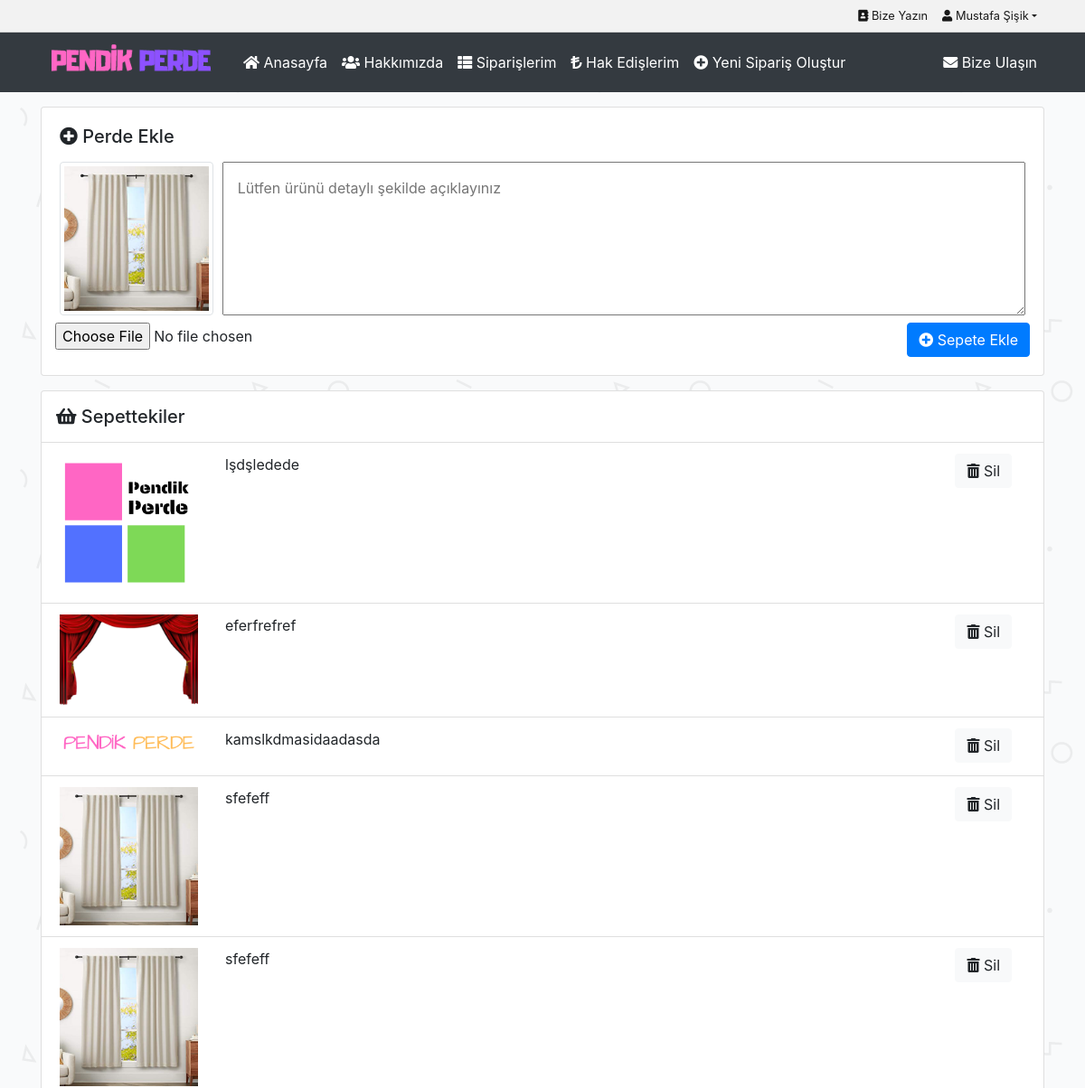
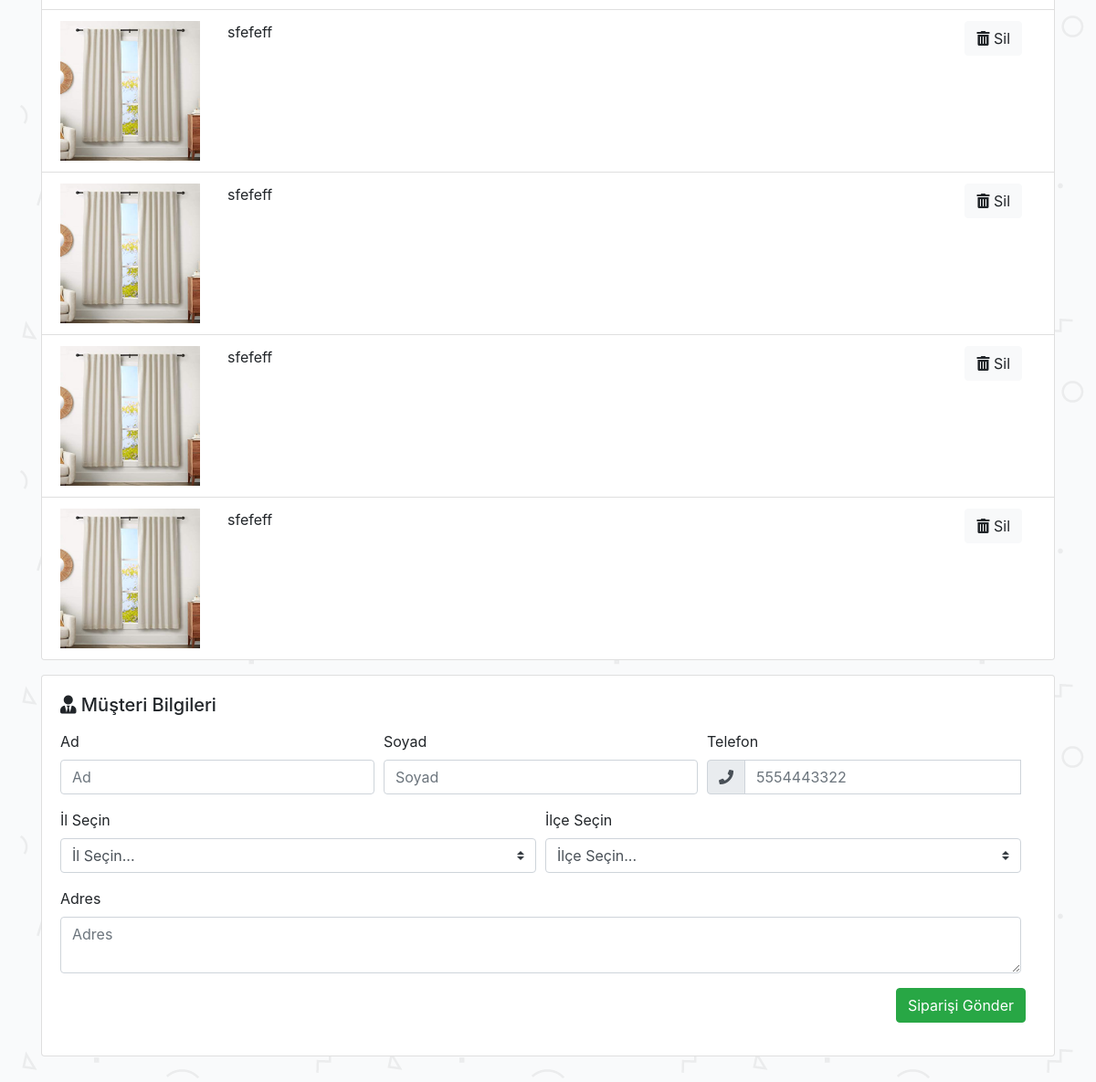
/siparis_olustur (signed in), run on the app's committed database (2 pictures, top to bottom).
### app/models.py (models this page shows)
class Product(models.Model):
    order = models.ForeignKey(Order, on_delete=models.CASCADE)
    image = models.FileField()
    description = models.TextField()
    def __str__(self):
        return self.description

### app/views.py (the view, shortened to what this page needs)
# urls.py: path('siparis_olustur', views.create_order, name='create_order'),
def create_order(request):
    template_name = "app/create_order.html"
    if request.user.is_authenticated:
        context = {}
        orders = Order.objects.filter(user=request.user, status=0).order_by('-pk')
        provinces = Province.objects.all()
        context["provinces"] = provinces
        if len(orders):
            order = orders[0]
            products = Product.objects.filter(order=order)
            context["order"] = order
            context["products"] = products
        else:
            order = Order()
            order.user = request.user
            order.status = 0
            order.save()
        return render(request, template_name, context)
    else:
        return redirect("app:index")

### app/templates/app/create_order.html (shortened to what this page needs)
{% extends 'app/base.html' %}
{% block body %}
{% load static %}
<div class="card mt-3">
    <div class="card-body">
        <h5 class="mb-3"><i class="fas fa-plus-circle"></i> Perde Ekle</h5>
        <form class="needs-validation" method="post" enctype="multipart/form-data" novalidate>
            <div class="form-row">
                <div class="col-sm-2">
                    <img id="blah" class="img-thumbnail" src="{% static 'app/images/perde.jpg' %}"/>
                </div>
                <div class="col-sm-10">
                    <textarea name="description" class="h-100 w-100 p-3" required
                              placeholder="Lütfen ürünü detaylı şekilde açıklayınız"></textarea>
                </div>
            </div>
            <div class="form-row mt-2">
                <input type="file" id="imgInp" name="image" required>
                <button type="submit" class="btn btn-primary ml-auto"><i class="fas fa-plus-circle"></i>
                    Sepete Ekle
                </button>
            </div>
        </form>
    </div>
</div>
{% if products %}
<div class="card mt-3">
    <h5 class="m-3"><i class="fas fa-shopping-basket"></i> Sepettekiler</h5>
    <ul class="list-group list-group-flush">
        {% for product in products %}
        <li class="list-group-item">
            <div class="row">
                <div class="col-sm-2">
                    <img src="{{product.image.url}}" class="w-100">
                </div>
                <div class="col-sm-8">
                    <p>{{product}}</p>
                </div>
                <div class="col-sm-2 row">
                    <form class="needs-validation ml-auto" method="post" novalidate>
                        <button class="btn btn-light" type="submit"><i class="fas fa-trash-alt"></i> Sil</button>
                    </form>
                </div>
            </div>
        </li>
        {% endfor%}
    </ul>
</div>
<div class="card mt-3 mb-5">
    <div class="card-body">
        <h5><i class="fas fa-user-tie"></i> Müşteri Bilgileri</h5>
        <form id="send_form" class="needs-validation ml-auto m-3" method="post" novalidate
              data-district_url="{% url 'app:get_districts' %}">
            <div class="form-row mb-3">
                <div class="col-md-4">
                    <label for="validationCustom01">Ad</label>
                    <input type="text" class="form-control" id="validationCustom01" name="name" placeholder="Ad"
                           required>
                </div>
                <div class="col-md-4">
                    <label for="validationCustom02">Soyad</label>
                    <input type="text" class="form-control" id="validationCustom02" name="surname"
                           placeholder="Soyad" required>
                </div>
                <div class="col-md-4">
                    <label for="validationCustomUsername">Telefon</label>
                    <div class="input-group">
                        <div class="input-group-prepend">
                                <span class="input-group-text" id="inputGroupPrepend"><i
                                        class="fas fa-phone"></i></span>
                        </div>
                        <input type="number" class="form-control" id="validationCustomUsername" name="phone"
                               placeholder="5554443322" min="5000000000" max="5999999999"
                               aria-describedby="inputGroupPrepend" required>
                    </div>
                </div>
            </div>
            <div class="form-row mb-3">
                <div class="col-md-6">
                    <label for="province">İl Seçin</label>
                    <select class="custom-select d-block w-100" name="province" id="province" required>
                        <option value="">İl Seçin...</option>
                    </select>
                </div>
                <div class="col-md-6">
                    <label for="district">İlçe Seçin</label>
                    <select class="custom-select d-block w-100" name="district" id="district" required>
                        <option value="">İlçe Seçin...</option>
                    </select>
                </div>
            </div>
            <div class="form-row mb-3">
                <div class="col-md-12">
                    <label for="address">Adres</label>
                    <textarea type="text" class="form-control" id="address" name="address"
                              placeholder="Adres" required></textarea>
                </div>
            </div>
            <div class="form-row">
                <button type="submit" class="btn btn-success ml-auto">Siparişi Gönder</button>
            </div>
        </form>
    </div>
</div>
{% endif %}
{% endblock %}

### app/templates/app/base.html (shortened to what this page needs)
<!DOCTYPE HTML PUBLIC "-//W3C//DTD HTML 4.01 Transitional//EN" "http://www.w3.org/TR/html4/loose.dtd">
<html lang="tr">
{% load static %}
<head>
    <link rel="stylesheet" href="{% static 'app/css/style.css' %}" type="text/css">
    <link rel="stylesheet" href="https://maxcdn.bootstrapcdn.com/bootstrap/4.3.1/css/bootstrap.min.css">
    <link rel="stylesheet" href="https://use.fontawesome.com/releases/v5.7.0/css/all.css"
>
</head>
<body>
{% include "parts/top_navigation.html" %}
{% include "parts/main_navigation.html" %}
<div class="container">
    {% block body %}
    {% endblock %}
</div>
</body>
</html>

### app/templates/parts/top_navigation.html (shortened to what this page needs)
<nav id="navbar-top" class="navbar navbar-expand-lg navbar-light"
     style="background-color: #f2f2f2; border-bottom: 1px solid #d2d2d2;">
    <div class="container">
        <small class="ml-auto">
            <ul class="navbar-nav">
                <li class="nav-item">
                    <a class="nav-link active" href="{% url 'app:index' %}">
                        <i class="fas fa-address-book"></i> Bize Yazın
                    </a>
                </li>
                {% if user.is_authenticated %}
                <li class="nav-item dropdown">
                    <a class="nav-link dropdown-toggle active" href="#" id="users" data-toggle="dropdown"><i
                            class="fas fa-user"></i> {{ user.first_name }} {{ user.last_name }}</a>
                </li>
                {% endif %}
            </ul>
        </small>
    </div>
</nav>

### app/templates/parts/main_navigation.html (shortened to what this page needs)
{% load static %}
<nav class="navbar navbar-expand-lg navbar-dark bg-dark">
    <div class="container">
        <a class="navbar-brand" href="{% url 'app:index' %}">
            <img src="{% static 'app/images/pendikperde.png' %}" alt="Logo" height="40px">
        </a>
        <div class="collapse navbar-collapse " id="navbarSupportedContent">
            <ul class="navbar-nav">
                <li class="nav-item">
                    <a class="nav-link active" href="{% url 'app:index' %}"><i class="fas fa-home"></i> Anasayfa</a>
                </li>
                <li class="nav-item">
                    <a class="nav-link active" href="{% url 'app:index' %}"><i class="fas fa-users"></i> Hakkımızda</a>
                </li>
                {% if user.is_authenticated %}
                <li class="nav-item">
                    <a class="nav-link active" href="{% url 'app:index' %}"><i class="fas fa-th-list"></i> Siparişlerim</a>
                </li>
                <li class="nav-item">
                    <a class="nav-link active" href="{% url 'app:index' %}"><i class="fas fa-lira-sign"></i> Hak Edişlerim</a>
                </li>
                <li class="nav-item">
                    <a class="nav-link active" href="{% url 'app:create_order' %}"><i class="fas fa-plus-circle"></i> Yeni Sipariş Oluştur</a>
                </li>
                {% endif %}
            </ul>
            <ul class="navbar-nav ml-auto">
                <li class="nav-item">
                    <a class="nav-link active" href="{% url 'app:index' %}"><i class="fas fa-envelope"></i> Bize Ulaşın</a>
                </li>
            </ul>
        </div>
    </div>
</nav>

### app/static/app/css/style.css (style rules this page uses)
body { background-image: url('/static/app/images/back.png'); background-repeat: repeat; }
.navbar-brand { font-family: 'Black Ops One', cursive; }
#navbar-top { padding:0px; }

### data on the page
Product: image (picture), description "lşdşledede"
Product: image (picture), description "eferfrefref"
Product: image (picture), description "kamslkdmasidaadasda"
Product: image (picture), description "sfefeff"
Product: image (picture), description "sfefeff"
Product: image (picture), description "sfefeff"
Product: image (picture), description "sfefeff"
Product: image (picture), description "sfefeff"
Product: image (picture), description "sfefeff"

### other printed values
{{ user.first_name }} "Mustafa"
{{ user.last_name }} "Şişik"
